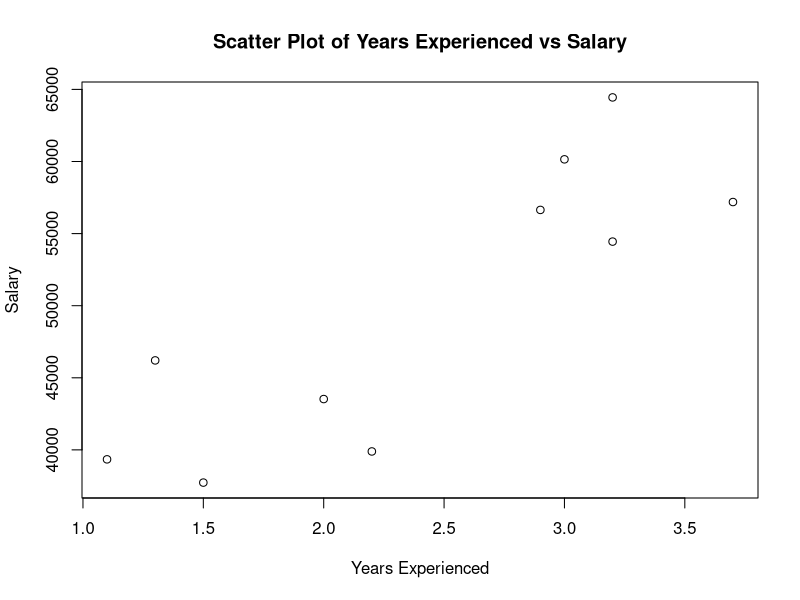
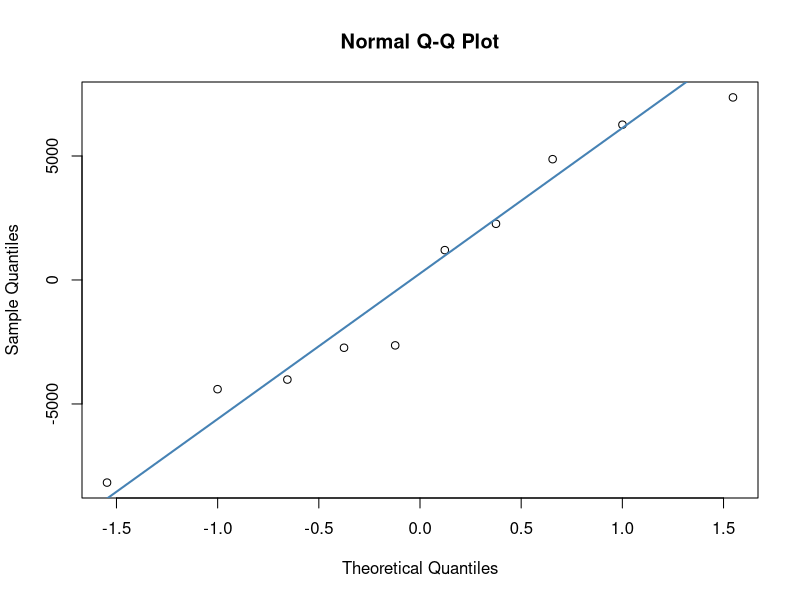
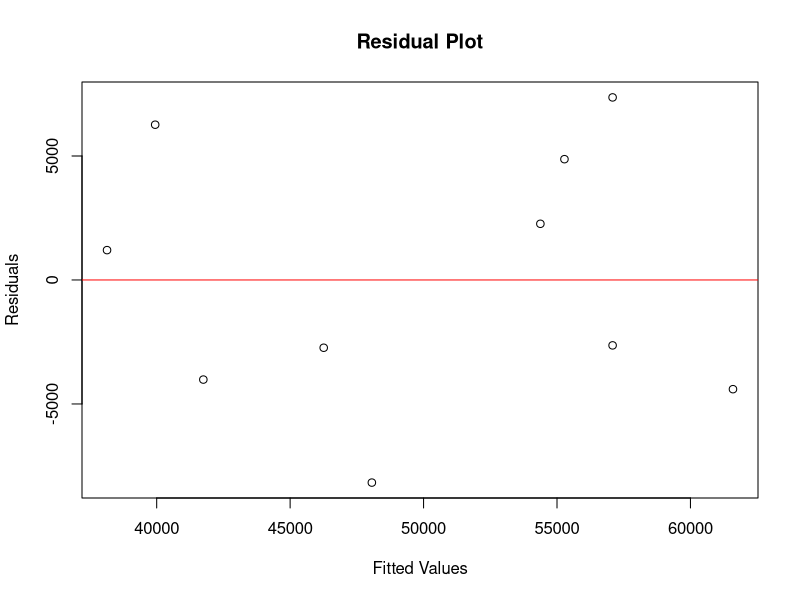

R code for these plots, in order:
# Create the data frame
data <- data.frame(
  Years_Exp = c(1.1, 1.3, 1.5, 2.0, 2.2, 2.9, 3.0, 3.2, 3.2, 3.7),
  Salary = c(39343.00, 46205.00, 37731.00, 43525.00,
             39891.00, 56642.00, 60150.00, 54445.00, 64445.00, 57189.00)
)

# Fitting Simple Linear Regression to the Training set
lm.r= lm(formula = Salary ~ Years_Exp,
         data = data)
#Summary of the model
summary(lm.r)

#Testing the assumptions of the model

# Create the scatter plot to test the linearity assumption
plot(data$Years_Exp, data$Salary,
     xlab = "Years Experienced",
     ylab = "Salary",
     main = "Scatter Plot of Years Experienced vs Salary")

# Test for linearity using Rainbow test
library(lmtest)
rain <- raintest(Salary ~ Years_Exp,data=data)
rain

#Testing the normality assumption of the residuals using a Q-Q plot and the Shapiro Wilk test
qqnorm(residuals(lm.r))
qqline(residuals(lm.r), col = "steelblue", lwd = 2)

#Testing the normality assumption of the residuals using the Shapiro-Wilk test
shapiro.test(residuals(lm.r))

#Testing homoscedasticity using a residual plot
plot(lm.r$fitted.values, lm.r$residuals, main = "Residual Plot",
         xlab = "Fitted Values", ylab = "Residuals")
    abline(h=0, col="red") # Add a horizontal line at zero for reference

# Test for homoscedasticity using Breusch-Pagan test
library(lmtest)
bptest(lm.r)

#Making predictions
new_data <- data.frame(Years_Exp = c(1.2, 1.3, 1.6, 2.1, 2.2, 2.9, 3.3, 3.2, 3.5, 3.7))
predictions <- predict(lm.r, newdata = new_data)
predictions

